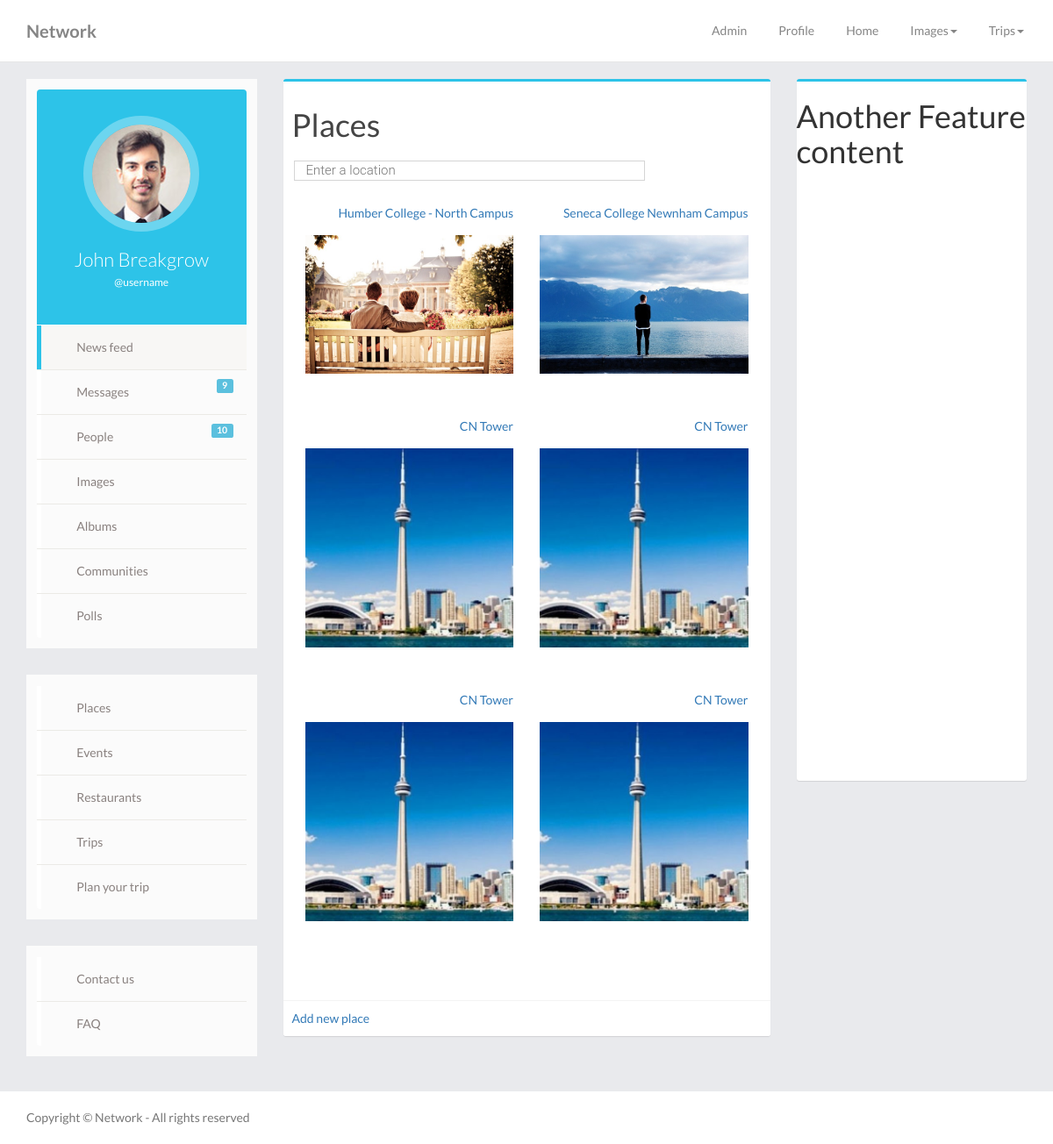
/home.php?feature=places&action=viewlist, run on the app's committed database.
### tables this page shows
CREATE TABLE `places` (
  `id` int(10) NOT NULL,
  `global_type` int(11) NOT NULL DEFAULT '1',
  `cat_id` int(10) NOT NULL,
  `title` varchar(255) NOT NULL,
  `image` varchar(255) DEFAULT NULL,
  `description` text NOT NULL,
  `contact` varchar(255) DEFAULT NULL,
  `address` varchar(255) NOT NULL,
  `lat` varchar(255) NOT NULL,
  `lng` varchar(255) NOT NULL,
  `working_hours` varchar(255) NOT NULL,
  `rating` varchar(255) NOT NULL DEFAULT '0',
  `posted_by` int(10) NOT NULL,
  `posted_date` datetime NOT NULL,
  `approved` int(11) NOT NULL DEFAULT '0',
  `verified` int(11) NOT NULL DEFAULT '0'
);

### features/places/models/place.php (called while the page is built, shortened)
<?php
class PlaceDAO
{
    private $db;
    public function __construct($db)
    {
        $this->db=$db;
    }
    public function getUserPlaces($user_id){
        $query ="SELECT * FROM places WHERE posted_by=:usr;";
        $pdostmt=$this->db->prepare($query);
        $pdostmt->bindValue(':usr',$user_id,PDO::PARAM_STR);
        $pdostmt->execute();
        $places=$pdostmt->fetchAll(PDO::FETCH_CLASS,"Place");
        return $places;
    }
}
class Place implements JsonSerializable
{
    private $id;
    private $title;
    private $image;
    public function getId()
    {
        return $this->id;
    }
    public function getTitle()
    {
        return $this->title;
    }
    public function getImage()
    {
        return $this->image;
    }
}

### features/places/views/view_places.php (the view, shortened to what this page needs)
<div class="box">
	<h1 class="box-header">Places</h1>
    <div style="height:40px;">
        <form id="search_form" action="" method="post">
            <input id="pac-input" name="search_place"  type="text" value="<?php echo $search_place;?>" placeholder="Enter a location">
        </form>
    </div>
    <div class="box-body row widget">
        <?php $counter = 0; foreach ($places as $place) {?>
        <div class="col-lg-6 col-md-6 col-sm-6 no-padding">
            <div class="widget-header">
                 <a href='home.php?feature=places&action=viewplace&id=<?php echo($place->getId());?>'><?php echo(  $place->getTitle());?></a><br/>
            </div>
            <div class="widget-content">
                 <a href='home.php?feature=places&action=viewplace&id=<?php echo($place->getId());?>'>
                    <img width="100%" src="<?php echo($place->getImage());?>">
                </a><br/>
            </div>
        </div>
        <?php if(++$counter % 2 === 0):?> </div><div class="box-body row widget"><?php endif;?>
        <?php };?>
    </div>
    <div class="box-footer">
        <a href="home.php?feature=places&action=addplace">Add new place</a>
    </div>
</div>

### home.php (shortened to what this page needs)
<?php
$feature='home';
if(isset($_GET['feature']))
{
  $feature=filter_input(INPUT_GET, 'feature');
}
?>
<!DOCTYPE html>
<html lang="en">
  <head>
    <link href="css/bootstrap.min.css" rel="stylesheet">
    <link href="css/font-awesome.min.css" rel="stylesheet">
    <link href="css/animate.min.css" rel="stylesheet">
    <link href="css/timeline.css" rel="stylesheet">
    <link href="css/cover.css" rel="stylesheet">
    <link href="css/forms.css" rel="stylesheet">
    <link href="css/buttons.css" rel="stylesheet">
    <link rel='stylesheet' type='text/css' href='features/albums/style.css'/>
    <link rel='stylesheet' type='text/css' href='features/places/style.css'/>
  </head>
  <body class="animated fadeIn">
    <nav class="navbar navbar-white navbar-fixed-top">
      <div class="container">
        <div class="navbar-header">
          <a class="navbar-brand" href="index.php"><b>Network</b></a>
        </div>
        <div id="navbar" class="navbar-collapse collapse">
          <ul class="nav navbar-nav navbar-right">
	    <li><a href="admin.php">Admin</a></li>
            <li class="actives"><a href="index.php">Profile</a></li>
            <li><a href="home.php">Home</a></li>
            <li class="dropdown">
              <a href="#" class="dropdown-toggle" data-toggle="dropdown" role="button" aria-haspopup="true" aria-expanded="false">
                Images<span class="caret"></span>
              </a>
            </li>
            <li class="dropdown">
              <a href="#" class="dropdown-toggle" data-toggle="dropdown" role="button" aria-haspopup="true" aria-expanded="false">
                Trips<span class="caret"></span>
              </a>
            </li>
          </ul>
        </div>
      </div>
    </nav>
    <div class="container page-content ">
      <div class="row">
        <div class="col-md-3">
          <div class="profile-nav">
            <div class="widget">
              <div class="widget-body">
                <div class="user-heading round">
                  <a href="home.php">
                      <img src="img/guy-3.jpg" alt="">
                  </a>
                  <h1>John Breakgrow</h1>
                  <p>@username</p>
                </div>
                <ul class="nav nav-pills nav-stacked">
                  <li class="active"><a href="#"> <i class="fa fa-user"></i> News feed</a></li>
                  <li>
                    <a href="home.php?feature=chat">
                      <i class="fa fa-envelope"></i> Messages
                      <span class="label label-info pull-right r-activity">9</span>
                    </a>
                  </li>
                  <li>
                    <a href="home.php">
                      <i class="fa fa-users"></i> People
                      <span class="label label-info pull-right r-activity">10</span>
                    </a>
                  </li>
                  <li><a href="home.php"> <i class="fa fa-image"></i> Images</a></li>
                  <li><a href="home.php?feature=album&action=view"> <i class="fa fa-folder-open"></i> Albums</a></li>
                  <li><a href="home.php"> <i class="fa fa-group"></i> Communities</a></li>
                  <li><a href="home.php"> <i class="fa fa-comment"></i> Polls</a></li>
                </ul>
              </div>
            </div>
            <div class="widget">
              <div class="widget-body">
                <ul class="nav nav-pills nav-stacked">
                  <li><a href="home.php?feature=places&action=viewlist"> <i class="fa fa-map"></i>  Places</a></li>
                  <li><a href="home.php?feature=events&action=viewlist"> <i class="fa fa-calendar"></i> Events</a></li>
                  <li><a href="home.php?feature=cafes&action=viewlist"> <i class="fa fa-glass"></i> Restaurants</a></li>
                  <li><a href="home.php?feature=trips&action=viewlist"> <i class="fa fa-car"></i> Trips</a></li>
                  <li><a href="home.php?feature=trips&action=new_trip"> <i class="fa fa-tasks"></i> Plan your trip</a></li>
                </ul>
              </div>
            </div>
            <div class="widget">
              <div class="widget-body">
                <ul class="nav nav-pills nav-stacked">
                  <li><a href="home.php"> <i class="fa fa-globe"></i> Contact us</a></li>
                  <li><a href="home.php?feature=faq"> <i class="fa fa-question-circle"></i> FAQ</a></li>
                </ul>
              </div>
            </div>
          </div>
        </div>
        <div class="col-md-6">
          <?php
            if($feature==='home'){}
            else if ($feature==='places')
	          {
      		    require_once 'features/places/index.php';
      	    }
          ?>
        </div>
        <div class="col-md-3">
          <div class="box" style="height:800px;"><h1>Another Feature content</h1></div>
        </div>
      </div>
    </div>
    <footer class="footer">
      <div class="container">
        <p class="text-muted"> Copyright &copy; Network - All rights reserved </p>
      </div>
    </footer>
  </body>
</html>

### features/places/index.php (shortened to what this page needs)
<?php
$action=filter_input(INPUT_GET, 'action');
if ($action==='getPlacesJSON')
{
	require_once '../../features/connect.php';
	require_once '../../features/places/models/place.php';
	$db=Connect::DBconnect();
	$placesobj=new PlaceDAO($db);
	$search_place='';
	if(isset($_POST['map_zoom'])&&!empty($_POST['map_zoom']))
	{
		$search_place=$_POST['search_place'];
		$distance=($_POST['map_zoom']/1000.0) < 2.5 ? 2.5:$_POST['map_zoom']/1000.0;
		$places=$placesobj->getApprovedPlacesByLocationJSON($_POST['map_lat'],$_POST['map_lng'],$distance,$_POST['map_page']);
	}
	else
		$places=$placesobj->getApprovedPlacesJSON(isset($_POST['map_zoom']) ? $_POST['map_page']:0);
	$jplaces = json_encode($places);
	header("Content-Type: application/json");
	echo $jplaces;
}
else if ($action==='viewlist')
{
	require_once 'features/connect.php';
	require_once 'features/places/models/place.php';
	$db=Connect::DBconnect();
	$placesobj=new PlaceDAO($db);
	$search_place='';
	if(isset($_POST['map_zoom']))
	{
		$search_place=$_POST['search_place'];
		$distance=($_POST['map_zoom']/1000.0) < 2.5 ? 2.5:$_POST['map_zoom']/1000.0;
		$places=$placesobj->getApprovedPlacesByLocation($_POST['map_lat'],$_POST['map_lng'],$distance);
	}
	else
		$places=$placesobj->getUserPlaces($_SESSION['user_id']);
	require_once 'views/view_places.php';
}
?>

### css/timeline.css (style rules this page uses)
html { position: relative; min-height: 100%; }
body { font-family: Lato,"Helvetica Neue",Arial,Verdana,Tahoma,"Lucida Sans",FreeSans,"Lucida Sans Unicode","Luxi Sans",sans-serif; background: #e9eaed; overflow-x:hidden; }
footer.footer { position: absolute; bottom: 0; width: 100%; height: 60px; background-color: #fff; }
footer .container .text-muted { margin: 20px 0; }
.footer > .container { padding-right: 15px; padding-left: 15px; }
.navbar-white a { color: #858585; }
.navbar-white { background-color: #fff; border-color: #e7e7e7; }
.page-content { margin-top: 90px; margin-bottom: 70px; }
.navbar-fixed-top { top: 0; border-width: 0 0 1px; }
.navbar .navbar-brand { font-weight: 600; margin: 5px 0px; padding: 20px 15px; font-size: 20px; }
.navbar-brand { float: left; height: 50px; padding: 15px 15px; font-size: 18px; line-height: 20px; }
.navbar .navbar-nav > li > a { padding: 10px 15px; margin: 15px 3px; }
.widget { padding: 0; -webkit-box-shadow: none; -moz-box-shadow: none; box-shadow: none; margin: 0 0 30px 0 }
.widget-header { position: relative; min-height: 35px; background: #fff; color: #555; padding-left: 12px; text-align: right }
.widget-body { background-color: #fbfbfb; padding: 12px }
.box { position: relative; border-radius: 3px; background: #ffffff; border-top: 3px solid #2dc3e8; margin-bottom: 20px; width: 100%; box-shadow: 0 1px 1px rgba(0,0,0,0.1); }
.box-header { color: #444; display: block; padding: 10px; position: relative; }
.box-body { border-top-left-radius: 0; border-top-right-radius: 0; border-bottom-right-radius: 3px; border-bottom-left-radius: 3px; padding: 10px; overflow: hidden; }
.box-footer { border-top-left-radius: 0; border-top-right-radius: 0; border-bottom-right-radius: 3px; border-bottom-left-radius: 3px; border-top: 1px solid #f4f4f4; padding: 10px; background-color: #fff; }
.text-muted { color: #777777; }
.profile-nav .user-heading { background: #2dc3e8; color: #fff; border-radius: 4px 4px 0 0; -webkit-border-radius: 4px 4px 0 0; padding: 30px; text-align: center; }
.profile-nav .user-heading.round a { border-radius: 50%; -webkit-border-radius: 50%; border: 10px solid rgba(255,255,255,0.3); display: inline-block; }
.profile-nav .user-heading a img { width: 112px; height: 112px; border-radius: 50%; -webkit-border-radius: 50%; }
.profile-nav .user-heading h1 { font-size: 22px; font-weight: 300; margin-bottom: 5px; }
.profile-nav .user-heading p { font-size: 12px; }
.profile-nav ul { margin-top: 1px; }
.profile-nav ul > li { border-bottom: 1px solid #ebeae6; margin-top: 0; line-height: 30px; }
.profile-nav ul > li:last-child { border-bottom: none; }
.profile-nav ul > li > a { border-radius: 0; -webkit-border-radius: 0; color: #89817f; border-left: 5px solid #fff; }
.profile-nav ul > li > a:hover, .profile-nav ul > li > a:focus, .profile-nav ul li.active a { background: #f8f7f5 !important; border-left: 5px solid #2dc3e8; color: #89817f !important; }
.profile-nav ul > li:last-child > a:last-child { border-radius: 0 0 4px 4px; -webkit-border-radius: 0 0 4px 4px; }
.profile-nav ul > li > a > i { font-size: 16px; padding-right: 10px; color: #bcb3aa; }
a, a:hover { text-decoration: none; }

### css/forms.css (style rules this page uses)
textarea, input[type="text"], input[type="password"], input[type="datetime"], input[type="datetime-local"], input[type="date"], input[type="month"], input[type="time"], input[type="week"], input[type="number"], input[type="email"], input[type="url"], input[type="search"], input[type="tel"], input[type="color"] { -webkit-border-radius: 0 !important; -webkit-background-clip: padding-box !important; -moz-border-radius: 0 !important; -moz-background-clip: padding !important; border-radius: 0 !important; background-clip: padding-box !important; color: #858585; background-color: #fbfbfb; border: 1px solid #d5d5d5; font-family: inherit; -webkit-transition: -webkit-box-shadow .45s, border-color .45s ease-in-out; -moz-transition: -moz-box-shadow .45s, border-color .45s ease-in-out; -o-transition: box-shadow .45s, border-color .45s ease-in-out; transition: box-shadow .45s, border-color .45s ease-in-out; -webkit-box-shadow: none; -moz-box-shadow: none; box-shadow: none }

### features/places/style.css (style rules this page uses)
#pac-input { background-color: #fff; font-family: Roboto; font-size: 15px; font-weight: 300; margin-left: 12px; padding: 0 11px 0 13px; text-overflow: ellipsis; width: 400px; }

### data on the page
places: title "Humber College - North Campus", image (picture)
places: title "Seneca College Newnham Campus", image (picture)
places: title "CN Tower", image (picture)
places: title "CN Tower", image (picture)
places: title "CN Tower", image (picture)
places: title "CN Tower", image (picture)
